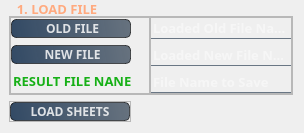
                           <widget class="QGroupBox" name="groupBox_3">
                            <property name="font">
                             <font>
                              <family>맑은 고딕</family>
                              <pointsize>10</pointsize>
                              <weight>75</weight>
                              <bold>true</bold>
                             </font>
                            </property>
                            <property name="styleSheet">
                             <string notr="true">QGroupBox {
     margin-top: 7px;  /* &lt;- Adds space for title to exist above border */
	border:none;
}

QGroupBox::title {  
     subcontrol-origin: margin;  /* &lt;- Explicitly define or will be set to padding */
     subcontrol-position: top left;  
     margin-left: 10px;
     margin-right: 10px;
     left: 5px;
	color: rgb(255, 170, 127);
}</string>
                            </property>
                            <property name="title">
                             <string>1. LOAD FILE</string>
                            </property>
                            <property name="alignment">
                             <set>Qt::AlignLeading|Qt::AlignLeft|Qt::AlignVCenter</set>
                            </property>
                            <layout class="QVBoxLayout" name="verticalLayout_10">
                             <property name="leftMargin">
                              <number>9</number>
                             </property>
                             <property name="topMargin">
                              <number>9</number>
                             </property>
                             <item>
                              <widget class="QFrame" name="frame_40">
                               <property name="frameShape">
                                <enum>QFrame::StyledPanel</enum>
                               </property>
                               <property name="frameShadow">
                                <enum>QFrame::Raised</enum>
                               </property>
                               <layout class="QHBoxLayout" name="horizontalLayout_20">
                                <property name="spacing">
                                 <number>0</number>
                                </property>
                                <property name="leftMargin">
                                 <number>0</number>
                                </property>
                                <property name="topMargin">
                                 <number>0</number>
                                </property>
                                <property name="rightMargin">
                                 <number>0</number>
                                </property>
                                <property name="bottomMargin">
                                 <number>0</number>
                                </property>
                                <item>
                                 <widget class="QFrame" name="frame_15">
                                  <property name="maximumSize">
                                   <size>
                                    <width>140</width>
                                    <height>16777215</height>
                                   </size>
                                  </property>
                                  <property name="frameShape">
                                   <enum>QFrame::StyledPanel</enum>
                                  </property>
                                  <property name="frameShadow">
                                   <enum>QFrame::Raised</enum>
                                  </property>
                                  <layout class="QVBoxLayout" name="verticalLayout_8">
                                   <property name="spacing">
                                    <number>6</number>
                                   </property>
                                   <property name="leftMargin">
                                    <number>0</number>
                                   </property>
                                   <property name="topMargin">
                                    <number>0</number>
                                   </property>
                                   <property name="rightMargin">
                                    <number>0</number>
                                   </property>
                                   <property name="bottomMargin">
                                    <number>0</number>
                                   </property>
                                   <item>
                                    <widget class="QPushButton" name="pushButton_5">
                                     <property name="minimumSize">
                                      <size>
                                       <width>0</width>
                                       <height>0</height>
                                      </size>
                                     </property>
                                     <property name="maximumSize">
                                      <size>
                                       <width>120</width>
                                       <height>16777215</height>
                                      </size>
                                     </property>
                                     <property name="font">
                                      <font>
                                       <family>맑은 고딕</family>
                                       <pointsize>9</pointsize>
                                       <weight>75</weight>
                                       <bold>true</bold>
                                      </font>
                                     </property>
                                     <property name="styleSheet">
                                      <string notr="true">QPushButton#pushButton_5{	
	background-color: qlineargradient(spread:pad, x1:0, y1:0.505682, x2:1, y2:0.477, stop:0 rgba(20, 47, 78, 219), stop:1 rgba(85, 98, 112, 226));
	color:rgba(255, 255, 255, 210);
	border:1px solid rgba(0, 0, 0, 150);
	border-radius:5px;
}
QPushButton#pushButton_5:hover{	
	background-color: qlineargradient(spread:pad, x1:0, y1:0.505682, x2:1, y2:0.477, stop:0 rgba(40, 67, 98, 219), stop:1 rgba(105, 118, 132, 226));
}
QPushButton#pushButton_5:pressed{
	padding-left:3px;
	padding-top:3px;
	border-top:2px solid rgba(0, 0, 0, 150);
	border-left:2px solid rgba(0, 0, 0, 150);
	border-right:1px solid rgba(0, 0, 0, 150);
	border-bottom:1px solid rgba(0, 0, 0, 150);
	background-color:rgba(105, 118, 132, 200);
}
</string>
                                     </property>
                                     <property name="text">
                                      <string> OLD FILE</string>
                                     </property>
                                     <property name="icon">
                                      <iconset resource="icon_res.qrc">
                                       <normaloff>:/icons/icons/download.svg</normaloff>:/icons/icons/download.svg</iconset>
                                     </property>
                                     <property name="iconSize">
                                      <size>
                                       <width>16</width>
                                       <height>16</height>
                                      </size>
                                     </property>
                                    </widget>
                                   </item>
                                   <item>
                                    <widget class="QPushButton" name="pushButton_6">
                                     <property name="minimumSize">
                                      <size>
                                       <width>0</width>
                                       <height>0</height>
                                      </size>
                                     </property>
                                     <property name="maximumSize">
                                      <size>
                                       <width>120</width>
                                       <height>16777215</height>
                                      </size>
                                     </property>
                                     <property name="font">
                                      <font>
                                       <family>맑은 고딕</family>
                                       <pointsize>9</pointsize>
                                       <weight>75</weight>
                                       <bold>true</bold>
                                      </font>
                                     </property>
                                     <property name="styleSheet">
                                      <string notr="true">QPushButton#pushButton_6{	
	background-color: qlineargradient(spread:pad, x1:0, y1:0.505682, x2:1, y2:0.477, stop:0 rgba(20, 47, 78, 219), stop:1 rgba(85, 98, 112, 226));
	color:rgba(255, 255, 255, 210);
	border:1px solid rgba(0, 0, 0, 150);
	border-radius:5px;
}
QPushButton#pushButton_6:hover{	
	background-color: qlineargradient(spread:pad, x1:0, y1:0.505682, x2:1, y2:0.477, stop:0 rgba(40, 67, 98, 219), stop:1 rgba(105, 118, 132, 226));
}
QPushButton#pushButton_6:pressed{
	padding-left:3px;
	padding-top:3px;
	border-top:2px solid rgba(0, 0, 0, 150);
	border-left:2px solid rgba(0, 0, 0, 150);
	border-right:1px solid rgba(0, 0, 0, 150);
	border-bottom:1px solid rgba(0, 0, 0, 150);
	background-color:rgba(105, 118, 132, 200);
}
</string>
                                     </property>
                                     <property name="text">
                                      <string> NEW FILE</string>
                                     </property>
                                     <property name="icon">
                                      <iconset resource="icon_res.qrc">
                                       <normaloff>:/icons/icons/download.svg</normaloff>:/icons/icons/download.svg</iconset>
                                     </property>
                                     <property name="iconSize">
                                      <size>
                                       <width>16</width>
                                       <height>16</height>
                                      </size>
                                     </property>
                                    </widget>
                                   </item>
                                   <item>
                                    <widget class="QLineEdit" name="lineEdit_43">
                                     <property name="enabled">
                                      <bool>false</bool>
                                     </property>
                                     <property name="minimumSize">
                                      <size>
                                       <width>0</width>
                                       <height>0</height>
                                      </size>
                                     </property>
                                     <property name="font">
                                      <font>
                                       <family>맑은 고딕</family>
                                       <pointsize>10</pointsize>
                                       <weight>75</weight>
                                       <bold>true</bold>
                                      </font>
                                     </property>
                                     <property name="styleSheet">
                                      <string notr="true">background-color:rgba(0, 0, 0, 0);
border:none;
color:rgba(0, 170, 0, 230);
</string>
                                     </property>
                                     <property name="text">
                                      <string>RESULT FILE NANE</string>
                                     </property>
                                     <property name="placeholderText">
                                      <string/>
                                     </property>
                                    </widget>
                                   </item>
                                  </layout>
                                 </widget>
                                </item>
                                <item>
                                 <widget class="QFrame" name="frame_16">
                                  <property name="frameShape">
                                   <enum>QFrame::StyledPanel</enum>
                                  </property>
                                  <property name="frameShadow">
                                   <enum>QFrame::Raised</enum>
                                  </property>
                                  <layout class="QVBoxLayout" name="verticalLayout_13">
                                   <property name="spacing">
                                    <number>6</number>
                                   </property>
                                   <property name="leftMargin">
                                    <number>0</number>
                                   </property>
                                   <property name="topMargin">
                                    <number>0</number>
                                   </property>
                                   <property name="rightMargin">
                                    <number>0</number>
                                   </property>
                                   <property name="bottomMargin">
                                    <number>0</number>
                                   </property>
                                   <item>
                                    <widget class="QLineEdit" name="lineEdit_45">
                                     <property name="enabled">
                                      <bool>false</bool>
                                     </property>
                                     <property name="minimumSize">
                                      <size>
                                       <width>80</width>
                                       <height>0</height>
                                      </size>
                                     </property>
                                     <property name="maximumSize">
                                      <size>
                                       <width>240</width>
                                       <height>16777215</height>
                                      </size>
                                     </property>
                                     <property name="font">
                                      <font>
                                       <family>맑은 고딕</family>
                                       <pointsize>10</pointsize>
                                       <weight>75</weight>
                                       <bold>true</bold>
                                      </font>
                                     </property>
                                     <property name="styleSheet">
                                      <string notr="true">background-color:rgba(0, 0, 0, 0);
border:none;
border-bottom:1px solid rgba(105, 118, 132, 255);
color:rgba(255, 255, 255, 230);
</string>
                                     </property>
                                     <property name="text">
                                      <string/>
                                     </property>
                                     <property name="alignment">
                                      <set>Qt::AlignLeading|Qt::AlignLeft|Qt::AlignVCenter</set>
                                     </property>
                                     <property name="placeholderText">
                                      <string>Loaded Old File Name</string>
                                     </property>
                                    </widget>
                                   </item>
                                   <item>
                                    <widget class="QLineEdit" name="lineEdit_46">
                                     <property name="enabled">
                                      <bool>false</bool>
                                     </property>
                                     <property name="minimumSize">
                                      <size>
                                       <width>80</width>
                                       <height>0</height>
                                      </size>
                                     </property>
                                     <property name="maximumSize">
                                      <size>
                                       <width>240</width>
                                       <height>16777215</height>
                                      </size>
                                     </property>
                                     <property name="font">
                                      <font>
                                       <family>맑은 고딕</family>
                                       <pointsize>10</pointsize>
                                       <weight>75</weight>
                                       <bold>true</bold>
                                      </font>
                                     </property>
                                     <property name="styleSheet">
                                      <string notr="true">background-color:rgba(0, 0, 0, 0);
border:none;
border-bottom:1px solid rgba(105, 118, 132, 255);
color:rgba(255, 255, 255, 230);
</string>
                                     </property>
                                     <property name="text">
                                      <string/>
                                     </property>
                                     <property name="placeholderText">
                                      <string>Loaded New File Name</string>
                                     </property>
                                    </widget>
                                   </item>
                                   <item>
                                    <widget class="QLineEdit" name="lineEdit_47">
                                     <property name="minimumSize">
                                      <size>
                                       <width>80</width>
                                       <height>0</height>
                                      </size>
                                     </property>
                                     <property name="maximumSize">
                                      <size>
                                       <width>240</width>
                                       <height>16777215</height>
                                      </size>
                                     </property>
                                     <property name="font">
                                      <font>
                                       <family>맑은 고딕</family>
                                       <pointsize>10</pointsize>
                                       <weight>75</weight>
                                       <bold>true</bold>
                                      </font>
                                     </property>
                                     <property name="styleSheet">
                                      <string notr="true">background-color:rgba(0, 0, 0, 0);
border:none;
border-bottom:1px solid rgba(105, 118, 132, 255);
color:rgba(255, 255, 255, 230);
</string>
                                     </property>
                                     <property name="text">
                                      <string/>
                                     </property>
                                     <property name="placeholderText">
                                      <string>File Name to Save</string>
                                     </property>
                                    </widget>
                                   </item>
                                  </layout>
                                 </widget>
                                </item>
                               </layout>
                              </widget>
                             </item>
                             <item alignment="Qt::AlignLeft">
                              <widget class="QFrame" name="frame_38">
                               <property name="frameShape">
                                <enum>QFrame::StyledPanel</enum>
                               </property>
                               <property name="frameShadow">
                                <enum>QFrame::Raised</enum>
                               </property>
                               <layout class="QHBoxLayout" name="horizontalLayout_27">
                                <property name="spacing">
                                 <number>0</number>
                                </property>
                                <property name="leftMargin">
                                 <number>0</number>
                                </property>
                                <property name="topMargin">
                                 <number>0</number>
                                </property>
                                <property name="rightMargin">
                                 <number>0</number>
                                </property>
                                <property name="bottomMargin">
                                 <number>0</number>
                                </property>
                                <item>
                                 <widget class="QPushButton" name="pushButton_19">
                                  <property name="enabled">
                                   <bool>false</bool>
                                  </property>
                                  <property name="minimumSize">
                                   <size>
                                    <width>120</width>
                                    <height>0</height>
                                   </size>
                                  </property>
                                  <property name="maximumSize">
                                   <size>
                                    <width>120</width>
                                    <height>16777215</height>
                                   </size>
                                  </property>
                                  <property name="font">
                                   <font>
                                    <family>맑은 고딕</family>
                                    <pointsize>9</pointsize>
                                    <weight>75</weight>
                                    <bold>true</bold>
                                   </font>
                                  </property>
                                  <property name="styleSheet">
                                   <string notr="true">QPushButton#pushButton_19{	
	background-color: qlineargradient(spread:pad, x1:0, y1:0.505682, x2:1, y2:0.477, stop:0 rgba(20, 47, 78, 219), stop:1 rgba(85, 98, 112, 226));
	color:rgba(255, 255, 255, 210);
	border:1px solid rgba(0, 0, 0, 150);
	border-radius:5px;
}
QPushButton#pushButton_19:hover{	
	background-color: qlineargradient(spread:pad, x1:0, y1:0.505682, x2:1, y2:0.477, stop:0 rgba(40, 67, 98, 219), stop:1 rgba(105, 118, 132, 226));
}
QPushButton#pushButton_19:pressed{
	padding-left:3px;
	padding-top:3px;
	border-top:2px solid rgba(0, 0, 0, 150);
	border-left:2px solid rgba(0, 0, 0, 150);
	border-right:1px solid rgba(0, 0, 0, 150);
	border-bottom:1px solid rgba(0, 0, 0, 150);
	background-color:rgba(105, 118, 132, 200);
}
</string>
                                  </property>
                                  <property name="text">
                                   <string>LOAD SHEETS</string>
                                  </property>
                                  <property name="icon">
                                   <iconset resource="icon_res.qrc">
                                    <normaloff>:/icons/icons/edit.svg</normaloff>:/icons/icons/edit.svg</iconset>
                                  </property>
                                  <property name="iconSize">
                                   <size>
                                    <width>16</width>
                                    <height>16</height>
                                   </size>
                                  </property>
                                 </widget>
                                </item>
                               </layout>
                              </widget>
                             </item>
                            </layout>
                           </widget>
